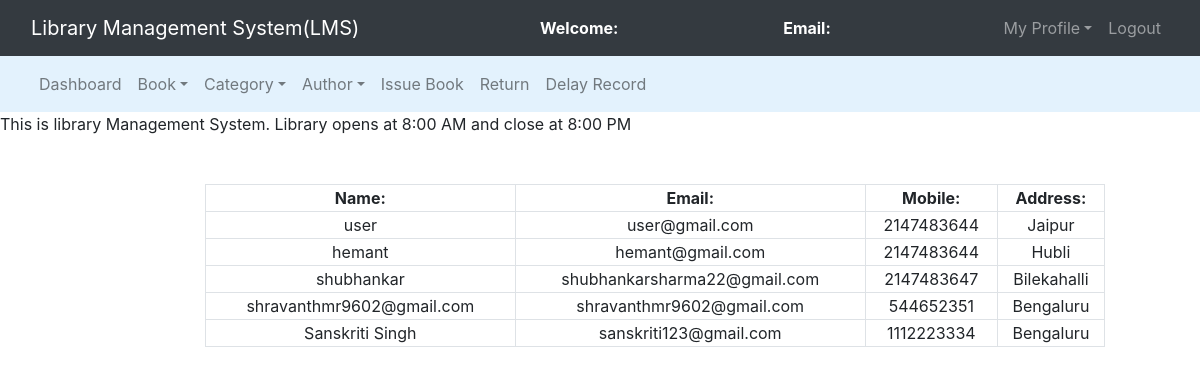
/admin/regusers.php, run on the app's committed database.
### tables this page shows
CREATE TABLE `users` (
  `id` int(11) NOT NULL,
  `name` varchar(50) NOT NULL,
  `email` varchar(100) NOT NULL,
  `password` varchar(100) NOT NULL,
  `mobile` int(10) NOT NULL,
  `address` varchar(250) NOT NULL
);

### admin/regusers.php (the view, shortened to what this page needs)
<?php
	$connection = mysqli_connect("localhost","root","");
	$query = "select * from users";
?>
<!DOCTYPE html>
<html>
<head>
	<link rel="stylesheet" type="text/css" href="../bootstrap-4.4.1/css/bootstrap.min.css">
</head>
<body>
	<nav class="navbar navbar-expand-lg navbar-dark bg-dark">
		<div class="container-fluid">
			<div class="navbar-header">
				<a class="navbar-brand" href="index.php">Library Management System(LMS)</a>
			</div>
			<font style="color: white"><span><strong>Welcome: <?php echo $_SESSION['name'];?></strong></span></font>
			<font style="color: white"><span><strong>Email: <?php echo $_SESSION['email'];?></strong></span></font>
			<ul class="nav navbar-nav navbar-right">
				<li class="nav-item dropdown">
					<a class="nav-link dropdown-toggle" data-toggle="dropdown">My Profile</a>
				</li>
				<li class="nav-item"><a class="nav-link" href="../logout.php">Logout</a></li>
			</ul>
		</div>
	</nav>
<nav class="navbar navbar-expand-lg navbar-light" style="background-color: #e3f2fd">
	<div class="container-fluid">
		<ul class="nav navbar-nav navbar-center">
			<li class="nav-item">
				<a href="admin_dashboard.php" class="nav-link">Dashboard</a>
			</li>
			<li class="nav-item dropdown">
				<a class="nav-link dropdown-toggle" data-toggle="dropdown">Book</a>
			</li>
			<li class="nav-item dropdown">
				<a class="nav-link dropdown-toggle" data-toggle="dropdown">Category</a>
			</li>
			<li class="nav-item dropdown">
				<a class="nav-link dropdown-toggle" data-toggle="dropdown">Author</a>
			</li>
			<li class="nav-item">
				<a href="issue_book.php" class="nav-link">Issue Book</a>
			</li>
			<li class="nav-item">
				<a href="return.php" class="nav-link">Return</a>
			</li>
			<li class="nav-item">
				<a href="delay_display.php" class="nav-link">Delay Record</a>
			</li>
		</ul>
	</div>
</nav>
<span><marquee>This is library Management System. Library opens at 8:00 AM and close at 8:00 PM</marquee></span><br><br>
<div class="row">
	<div class="col-md-2"></div>
	<div class="col-md-8">
		<form>
			<table class="table-bordered" width="900px" style="text-align: center">
				<tr>
					<th>Name:</th>
					<th>Email:</th>
					<th>Mobile:</th>
					<th>Address:</th>
				</tr>
				<?php
					$query_run = mysqli_query($connection,$query);
					while($row = mysqli_fetch_assoc($query_run)){
						$name = $row['name'];
						$email = $row['email'];
						$mobile = $row['mobile'];
						$address = $row['address'];
				?>
						<tr>
							<td><?php echo $name;?></td>
							<td><?php echo $email;?></td>
							<td><?php echo $mobile;?></td>
							<td><?php echo $address;?></td>
						</tr>
						<?php
					}
				?>
			</table>
		</form>
	</div>
	<div class="col-md-2"></div>
</div>
</body>
</html>

### data on the page
users: name "user", email "user@gmail.com", mobile "2147483644", address "Jaipur"
users: name "hemant", email "hemant@gmail.com", mobile "2147483644", address "Hubli"
users: name "shubhankar", email "shubhankarsharma22@gmail.com", mobile "2147483647", address "Bilekahalli"
users: name "shravanthmr9602@gmail.com", email "shravanthmr9602@gmail.com", mobile "544652351", address "Bengaluru"
users: name "Sanskriti Singh", email "sanskriti123@gmail.com", mobile "1112223334", address "Bengaluru"
